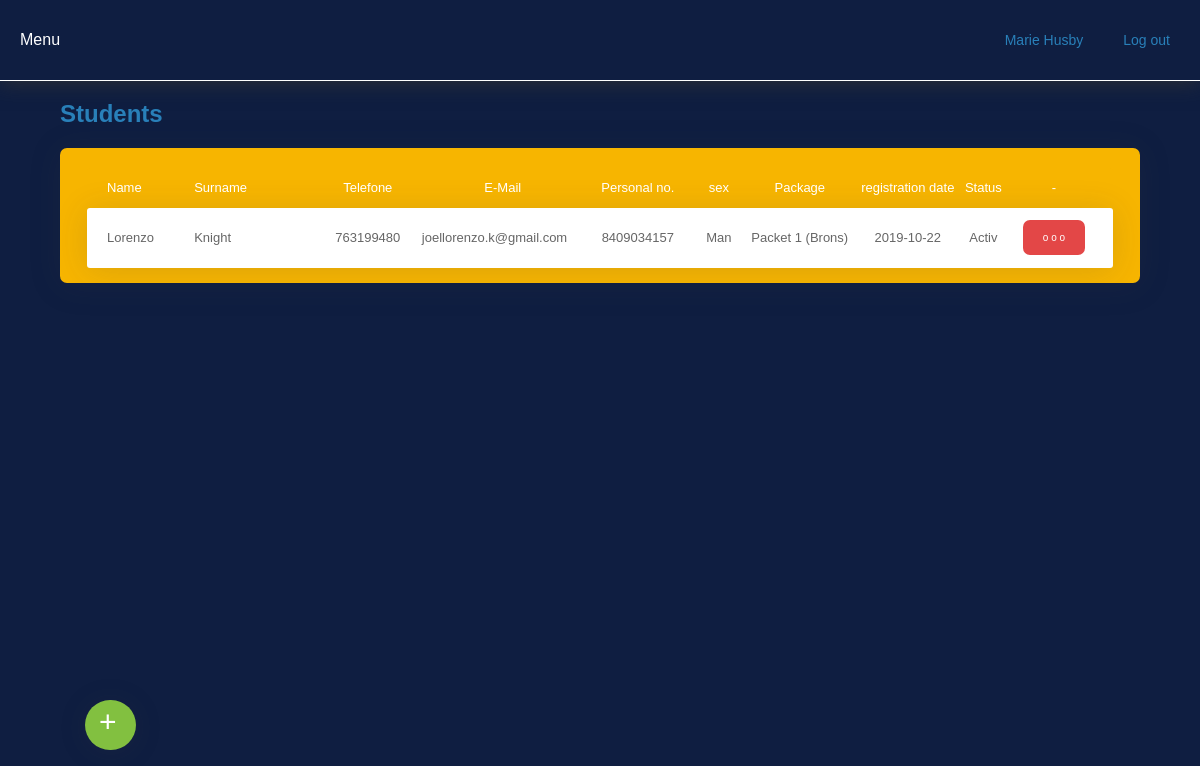
The page /admin/students.php (signed in) on the database as committed earlier.
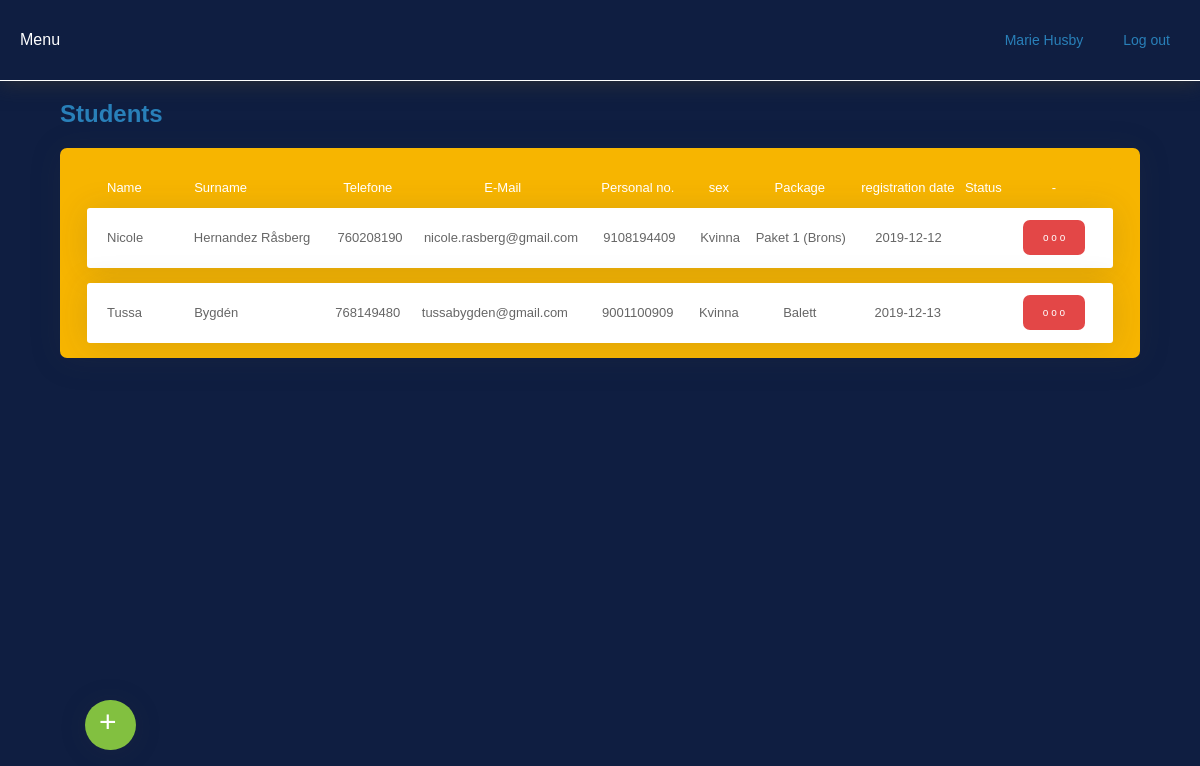
The same page on the database as committed later.
### tables this page shows
CREATE TABLE IF NOT EXISTS `inscriptions` (
  `id_insc` int(11) NOT NULL AUTO_INCREMENT,
  `date` date DEFAULT NULL,
  `year` varchar(255) DEFAULT NULL,
  `month` varchar(255) DEFAULT NULL,
  `day` varchar(255) DEFAULT NULL,
  `time` time DEFAULT NULL,
  `id_student` int(11) DEFAULT NULL,
  `term` int(11) DEFAULT NULL,
  `package` int(11) DEFAULT NULL,
  `course_1` int(11) DEFAULT NULL,
  `course_2` int(11) DEFAULT NULL,
  `course_3` int(11) DEFAULT NULL,
  `course_4` int(11) DEFAULT NULL,
  `status` varchar(255) DEFAULT NULL,
  `payment` int(11) DEFAULT NULL,
  PRIMARY KEY (`id_insc`)
);

CREATE TABLE IF NOT EXISTS `students` (
  `id_student` int(11) unsigned NOT NULL AUTO_INCREMENT,
  `date` datetime DEFAULT NULL,
  `year` varchar(255) DEFAULT NULL,
  `month` varchar(255) DEFAULT NULL,
  `day` varchar(255) DEFAULT NULL,
  `time` time DEFAULT NULL,
  `name` varchar(255) DEFAULT NULL,
  `surname` varchar(255) DEFAULT NULL,
  `email` varchar(255) DEFAULT NULL,
  `password` varchar(255) DEFAULT NULL,
  `personal_number` varchar(255) DEFAULT NULL,
  `telephone` int(11) DEFAULT NULL,
  `adress` varchar(255) DEFAULT NULL,
  `post` int(11) DEFAULT NULL,
  `city` varchar(255) DEFAULT NULL,
  `sex` varchar(255) DEFAULT NULL,
  `agree` varchar(255) DEFAULT NULL,
  `package` varchar(255) DEFAULT NULL,
  `status` varchar(255) DEFAULT NULL,
  `rank` int(11) DEFAULT NULL,
  `done` int(11) DEFAULT NULL,
  `via` int(11) DEFAULT NULL,
  PRIMARY KEY (`id_student`)
);

CREATE TABLE IF NOT EXISTS `package` (
  `id_package` int(11) NOT NULL AUTO_INCREMENT,
  `package_name` varchar(255) DEFAULT NULL,
  `description` text,
  `price` int(11) DEFAULT NULL,
  `status` int(11) DEFAULT NULL,
  PRIMARY KEY (`id_package`)
);

### inc/funciones.php (called while the page is built, shortened)
<?php
if (!function_exists("GetSQLValueString")) {
function GetSQLValueString($theValue, $theType, $theDefinedValue = "", $theNotDefinedValue = "")
{
  global $con;
  $theValue = function_exists("mysqli_real_escape_string") ? mysqli_real_escape_string($con, $theValue) : mysqli_escape_string($con,$theValue);
  switch ($theType) {
    case "long":
    case "int":
      $theValue = ($theValue != "") ? intval($theValue) : "NULL";
      break;
  }
  return $theValue;
}
}
	?>
	<?php
function ObtenerNombrePacket($tipo)
{
	global $con;
	$query_ConsultaFuncion = sprintf("SELECT package_name FROM package WHERE id_package = %s ",
	GetSQLValueString($tipo, "int"));
	$ConsultaFuncion = mysqli_query($con,  $query_ConsultaFuncion) or die(mysqli_error($con));
	$row_ConsultaFuncion = mysqli_fetch_assoc($ConsultaFuncion);
	return $row_ConsultaFuncion["package_name"];
}
function ObtenerNombreStudent($nombreS)
{
	global $con;
	$query_ConsultaFuncion = sprintf("SELECT name FROM students WHERE id_student = %s ",
		 GetSQLValueString($nombreS, "int"));
	$ConsultaFuncion = mysqli_query($con,  $query_ConsultaFuncion) or die(mysqli_error($con));
	$row_ConsultaFuncion = mysqli_fetch_assoc($ConsultaFuncion);
	return $row_ConsultaFuncion["name"];
}
function ObtenerApellidoStudent($apellidoS)
{
	global $con;
	$query_ConsultaFuncion = sprintf("SELECT surname FROM students WHERE id_student = %s ",
		 GetSQLValueString($apellidoS, "int"));
	$ConsultaFuncion = mysqli_query($con,  $query_ConsultaFuncion) or die(mysqli_error($con));
	$row_ConsultaFuncion = mysqli_fetch_assoc($ConsultaFuncion);
	return $row_ConsultaFuncion["surname"];
}
function ObtenerTelefonoStudent($telefonoS)
{
	global $con;
	$query_ConsultaFuncion = sprintf("SELECT telephone FROM students WHERE id_student = %s ",
		 GetSQLValueString($telefonoS, "int"));
	$ConsultaFuncion = mysqli_query($con,  $query_ConsultaFuncion) or die(mysqli_error($con));
	$row_ConsultaFuncion = mysqli_fetch_assoc($ConsultaFuncion);
	return $row_ConsultaFuncion["telephone"];
}
function ObtenerEmailStudent($emailS)
{
	global $con;
	$query_ConsultaFuncion = sprintf("SELECT email FROM students WHERE id_student = %s ",
		 GetSQLValueString($emailS, "int"));
	$ConsultaFuncion = mysqli_query($con,  $query_ConsultaFuncion) or die(mysqli_error($con));
	$row_ConsultaFuncion = mysqli_fetch_assoc($ConsultaFuncion);
	return $row_ConsultaFuncion["email"];
}
function ObtenerNumeroPStudent($numeroPS)
{
	global $con;
	$query_ConsultaFuncion = sprintf("SELECT personal_number FROM students WHERE id_student = %s ",
		 GetSQLValueString($numeroPS, "int"));
	$ConsultaFuncion = mysqli_query($con,  $query_ConsultaFuncion) or die(mysqli_error($con));
	$row_ConsultaFuncion = mysqli_fetch_assoc($ConsultaFuncion);
	return $row_ConsultaFuncion["personal_number"];
}
function sex($sex)
{
	global $con;
	$query_ConsultaFuncion = sprintf("SELECT sex FROM students WHERE id_student = %s ",
		 GetSQLValueString($sex, "int"));
	$ConsultaFuncion = mysqli_query($con,  $query_ConsultaFuncion) or die(mysqli_error($con));
	$row_ConsultaFuncion = mysqli_fetch_assoc($ConsultaFuncion);
	return $row_ConsultaFuncion["sex"];
}
			?>

### admin/inc/students_list.php (the view, shortened to what the changed rows need)
<?php
$query_DatosTerm = sprintf("SELECT * FROM term WHERE status = 1 ORDER BY id_term ASC");
$DatosTerm = mysqli_query($con, $query_DatosTerm) or die(mysqli_error($con));
$row_DatosTerm = mysqli_fetch_assoc($DatosTerm);
$TermAct = $row_DatosTerm['status'];
?>
<?php
 $query_DatosConsulta = sprintf("SELECT * FROM inscriptions WHERE term = $TermAct ORDER BY id_insc");
 $DatosConsulta = mysqli_query($con, $query_DatosConsulta) or die(mysqli_error($con));
 $row_DatosConsulta = mysqli_fetch_assoc($DatosConsulta);
?>
<div class="user_div">
    <?php if ($row_DatosConsulta > 0) {  ?>
    <?php do { ?>
<table width="100%" cellspacing="0" class="table_user" style="margin: 0 auto 15px; box-shadow: 0 .15rem 2rem 0 rgba(58,59,69,.15)!important;">
    <tr class="line" height="60">
        <td width="9%" nowrap="nowrap" align="left" style="padding: 0 0 0 20px;"><?php echo ObtenerNombreStudent($row_DatosConsulta['id_student']); ?></td>
        <td width="12%" nowrap="nowrap" align="left" style="padding: 0 0 0 10px;"><?php echo ObtenerApellidoStudent($row_DatosConsulta['id_student']); ?></td>
        <td width="10%" nowrap="nowrap" align="center" style="padding: 0 0 0 0;"><?php echo ObtenerTelefonoStudent($row_DatosConsulta['id_student']); ?></td>
        <td width="15%" nowrap="nowrap" align="left" style="padding: 0 0 0 0;"><?php echo ObtenerEmailStudent($row_DatosConsulta['id_student']); ?></td>
        <td width="10%" nowrap="nowrap" align="center" style="padding: 0 0 0 0;"><?php echo ObtenerNumeroPStudent($row_DatosConsulta['id_student']); ?></td>
        <td width="5%" nowrap="nowrap" align="center" style="padding: 0 0 0 0;"><?php echo sex($row_DatosConsulta['id_student']); ?></td></td>
        <td width="10%" nowrap="nowrap" align="center" style="padding: 0 0 0 0;"><?php echo ObtenerNombrePacket($row_DatosConsulta['package']); ?></td>
        <td width="10%" nowrap="nowrap" align="center" style="padding: 0 0 0 0;"><?php echo $row_DatosConsulta['date']; ?></td>
        <td width="4%" nowrap="nowrap" align="center" style="padding: 0 0 0 0;"><?php echo $row_DatosConsulta['status']; ?></td>
        <td width="10%" nowrap="nowrap" align="center" style="padding: 0 10px 0 0;">
        <div class="arternative">
            <button class="artbtn">o o o</button>
        </div>
        </td>
    </tr>
    <?php } while ($row_DatosConsulta = mysqli_fetch_assoc($DatosConsulta));
    }
    else
    {  ?>
    <?php } ?>
</table>
</div>

Rows that differ between the two databases and show on the page:
removed inscriptions: id_student.name "Lorenzo", id_student.surname "Knight", id_student.telephone "763199480", id_student.email "joellorenzo.k@gmail.com", id_student.personal_number "8409034157", id_student.sex "Man", package.package_name "Packet 1 (Brons)", date "2019-10-22", status "Activ"
added inscriptions: id_student.name "Nicole", id_student.surname "Hernandez Råsberg", id_student.telephone "760208190", id_student.email "nicole.rasberg@gmail.com", id_student.personal_number "9108194409", id_student.sex "Kvinna", package.package_name "Paket 1 (Brons)", date "2019-12-12"
added inscriptions: id_student.name "Tussa", id_student.surname "Bygdén", id_student.telephone "768149480", id_student.email "tussabygden@gmail.com", id_student.personal_number "9001100909", id_student.sex "Kvinna", package.package_name "Balett", date "2019-12-13"
